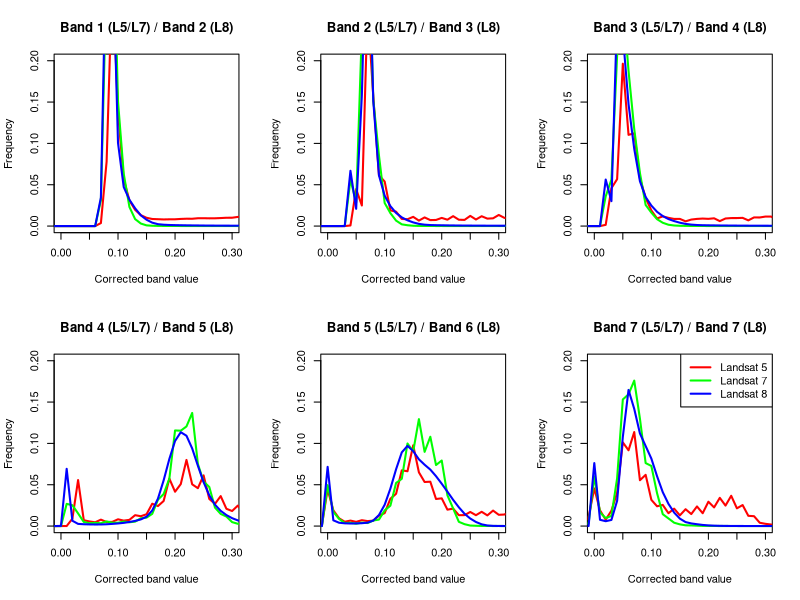

This figure's R source:

x = (0:99)/100 - 0.1


L5 = data.frame(
    band1=c(0,0,0,0,0,0,0,0,0,0,0,0,0,0,0,0,0,58031,1244027,4822087,2207530,907531,496040,314053,211062,160551,137006,132668,128279,130696,131343,138103,142270,141468,151324,151970,149766,150639,155053,160922,161467,176877,182713,186612,197549,195539,191242,174855,165608,150176,139389,136051,133076,131753,129779,127660,123272,116254,115974,114099,527636,0,0,0,0,0,0,0,0,0,0,0,0,0,0,0,0,0,0,0,0,0,0,0,0,0,0,0,0,0,0,0,0,0,0,0,0,0,0,0),
    band2=c(0,0,0,0,0,0,0,0,0,0,0,0,0,0,11761,715261,398373,4244827,2507940,981293,861767,303574,278099,137466,132081,178308,105661,167210,115602,118247,157966,123376,191961,122619,119500,197119,127152,190414,144189,150158,215040,158111,161524,237730,132118,213204,136779,123093,169953,113245,157903,93079,103067,159384,97487,144960,97388,97231,122681,86054,125050,68969,56299,71629,32955,26940,8990,4120,2217,563,274,32,7,0,0,0,0,0,0,0,0,0,0,0,0,0,0,0,0,0,0,0,0,0,0,0,0,0,0,0),
    band3=c(0,0,0,0,0,0,0,0,0,1,0,1,23733,732966,908242,3142537,1765778,1795014,924244,544149,302538,147026,187801,159076,138015,138678,91742,125798,138775,145014,139697,150206,96009,146687,154631,155002,158886,110639,167324,166253,183848,183706,121811,189432,175640,161698,161460,145335,93618,138064,127804,119812,128287,82649,117832,122486,115696,112782,76795,107294,105204,97620,77688,69946,37993,40389,25676,13467,5519,1890,1347,536,176,34,3,1,0,0,0,0,0,0,0,0,0,0,0,0,0,0,0,0,0,0,0,0,0,0,0,0),
    band4=c(0,0,0,0,0,0,0,0,0,0,2,680,141823,890295,113078,89035,73390,124404,78375,81421,130991,105432,120453,210936,190480,228798,432805,386995,485629,917868,664737,812484,1279783,808342,733041,981617,524956,430007,580021,334536,291280,395837,245498,220238,271848,179247,167559,225602,137550,140852,189871,112264,116931,118749,169032,107351,112887,160209,93426,90352,140122,82524,67454,89611,43852,31613,26790,9066,4636,3418,1038,560,260,47,10,2,0,0,0,0,0,0,0,0,0,0,0,0,0,0,0,0,0,0,0,0,0,0,0,0),
    band5=c(0,0,0,0,0,0,0,0,0,22378,711099,304685,150772,83658,105827,81436,113507,95970,105651,201386,250967,528840,625451,1078202,1061168,1562790,1039611,853010,858596,524071,536674,317607,337772,210787,211940,273055,210390,276353,206804,299554,217999,223583,286085,201447,276124,190868,262990,193561,180769,221422,139983,153140,77596,70357,29189,16221,10773,3696,2423,889,527,177,115,30,13,9,3,0,0,0,0,0,0,0,0,0,0,0,0,0,0,0,0,0,0,0,0,0,0,0,0,0,0,0,0,0,0,0,0,0),
    band7=c(0,0,0,0,0,0,0,0,0,177996,728611,303866,124592,298133,643081,1619449,1466848,1819450,887181,991546,507900,382889,409395,249293,336951,207167,325995,232568,379703,248423,471075,361166,546273,396409,586085,343328,406573,198312,191201,64205,43324,29979,8950,6598,2427,1765,465,420,155,132,59,43,13,5,1,0,0,0,0,0,0,0,0,0,0,0,0,0,0,0,0,0,0,0,0,0,0,0,0,0,0,0,0,0,0,0,0,0,0,0,0,0,0,0,0,0,0,0,0,0))

L7 = data.frame(
    band1=c(0,0,0,0,0,0,0,0,0,0,0,0,0,0,0,0,111,500139,4891468,6589083,2410427,1013411,369792,134556,49029,13573,6298,3459,2518,2407,1999,1394,1197,1237,825,785,619,564,603,417,387,382,330,340,275,232,206,220,226,187,158,125,152,109,91,92,94,483,0,0,0,0,0,0,0,0,0,0,0,0,0,0,0,0,0,0,0,0,0,0,0,0,0,0,0,0,0,0,0,0,0,0,0,0,0,0,0,0,0,0),
    band2=c(0,0,0,0,0,0,0,0,0,0,0,0,0,2245,898902,459872,3784996,6168286,2443299,1363432,446619,250229,105318,33361,16047,6345,2786,2671,2096,1373,1500,1050,1118,920,781,1003,601,442,508,337,450,374,260,306,263,176,231,231,137,174,139,138,127,89,98,88,69,81,53,59,45,30,42,203,0,0,0,0,0,0,0,0,0,0,0,0,0,0,0,0,0,0,0,0,0,0,0,0,0,0,0,0,0,0,0,0,0,0,0,0),
    band3=c(0,0,0,0,0,0,0,0,0,0,0,312,576313,899562,3298452,4387738,3003503,1877718,1026196,408414,260448,133460,64032,25601,11080,5595,3489,2440,1531,1600,1368,1182,1036,840,741,692,589,438,460,482,695,402,307,310,284,302,164,192,208,199,159,147,137,135,125,69,91,87,90,83,502,0,0,0,0,0,0,0,0,0,0,0,0,0,0,0,0,0,0,0,0,0,0,0,0,0,0,0,0,0,0,0,0,0,0,0,0,0,0,0),
    band4=c(0,0,0,0,0,0,0,0,0,0,73,429680,403777,244986,79207,54920,62797,55022,89229,64981,64254,87778,73769,85980,151064,163231,236345,510447,619902,918177,1850488,1845951,1928065,2189042,1202728,861068,756624,356629,235383,184191,76484,44381,30854,12069,7220,5943,3043,2326,2311,1429,1221,1394,782,716,705,407,345,376,236,206,221,181,149,206,147,131,122,94,70,66,52,50,53,29,28,27,17,22,20,15,17,19,4,24,0,0,0,0,0,0,0,0,0,0,0,0,0,0,0,0),
    band5=c(0,0,0,0,0,0,0,0,1,2272,791482,274675,138793,59118,63524,45644,66514,58478,107382,125719,303859,394783,834762,914609,1598351,1444896,2069644,1436459,1728621,1181261,1268554,595226,341302,82230,36518,10146,5735,2294,2104,1293,1538,1011,1221,790,959,663,836,580,676,475,547,404,446,305,398,248,336,223,225,146,219,122,153,130,154,91,111,84,79,50,73,46,66,40,48,34,48,27,31,21,97,0,0,0,0,0,0,0,0,0,0,0,0,0,0,0,0,0,0,0),
    band7=c(0,0,0,0,0,0,0,0,17,56610,961808,263680,154466,195775,924435,2450494,2549617,2815333,2077988,1219241,1163632,637529,230045,147307,64667,33018,14640,12364,7790,3383,2874,2021,1127,1244,1068,850,622,687,615,442,492,438,341,394,360,223,288,230,214,152,179,190,100,130,114,93,94,84,56,63,73,48,36,40,35,20,34,23,7,16,8,12,5,5,5,5,4,0,0,0,0,0,0,0,0,0,0,0,0,0,0,0,0,0,0,0,0,0,0,0))

L8 = data.frame(
    band1=c(0,0,0,0,0,0,0,0,0,0,0,0,0,0,0,0,13,551898,5876003,5608168,1608589,755782,509619,343213,207516,122830,65780,36685,25997,20868,17895,15913,13939,12541,11618,10263,9388,8805,8190,7632,7479,6897,6568,6066,5852,5462,5321,5152,4700,4513,4385,4191,4038,3828,3553,3427,3369,3256,3001,2934,2922,2674,2633,2560,2517,2305,2250,2263,2090,2148,2035,2066,1947,1861,1802,1725,1626,1596,1686,1676,1658,1639,1495,1311,1007,903,903,820,674,627,579,514,474,389,299,237,221,181,171,109),
    band2=c(0,0,0,0,0,0,0,0,0,0,1,0,0,134,1069753,334011,2533473,6733196,2423912,980162,587476,385748,253757,168206,111394,70907,42130,26818,19665,16747,14909,12986,11795,10618,9685,9113,8315,7867,7432,6997,6566,6356,5966,5525,5264,5104,4848,4635,4341,4300,4029,3948,3606,3475,3460,3325,3059,2894,2902,2806,2716,2611,2468,2493,2295,2300,2173,2053,2068,2069,2015,2024,1843,1787,1740,1668,1643,1565,1590,1634,1529,1556,1504,1396,1088,933,834,732,788,677,592,582,509,463,458,386,292,234,214,215),
    band3=c(0,0,0,0,0,0,0,0,0,0,1,9,900198,482482,4108898,3708688,2361352,1494601,866848,561601,396632,275614,193063,135591,96318,64898,42023,27999,20266,16265,14284,12874,11498,10505,9546,8886,8083,7592,7329,6843,6458,6094,5800,5655,5410,5161,4842,4587,4320,4271,4030,3857,3767,3501,3433,3302,3160,3166,3027,2816,2680,2608,2556,2387,2439,2267,2241,2195,2039,2069,2007,1971,1860,1972,1899,1780,1745,1587,1579,1519,1516,1599,1504,1537,1501,1457,1251,1157,961,839,810,712,700,647,562,573,505,519,426,387),
    band4=c(0,0,0,0,0,0,0,0,4,121,3466,1107962,102975,42157,35354,32369,30872,31462,35139,42288,50815,62103,79223,99801,128901,181133,301544,530121,885183,1298821,1647017,1816438,1748313,1502936,1168370,850061,594654,413725,294100,212539,153051,110239,77665,55709,40047,29750,23548,18975,16525,14294,12547,10868,9438,8101,6931,6018,5443,4918,4511,4034,3915,3592,3306,3200,2999,2872,2726,2583,2311,2290,2156,2258,2059,2050,2025,1817,1611,1426,1384,1168,1082,918,835,833,767,731,666,565,535,378,368,335,298,295,207,166,163,136,123,85),
    band5=c(0,0,0,0,0,0,0,0,6,821,1145919,111429,64495,53454,49769,51627,55508,66097,106478,213820,412538,724910,1099891,1426596,1551840,1450436,1291415,1187088,1092976,965497,819148,665711,507875,363689,237529,145971,79107,33896,11456,3696,1694,1087,814,642,573,440,369,350,310,248,236,236,210,161,149,165,152,123,109,109,97,76,73,78,58,62,57,59,41,49,38,40,41,34,21,33,27,27,15,22,27,24,12,19,12,14,8,7,9,15,4,9,4,11,4,5,2,1,0,0),
    band7=c(0,0,0,0,0,0,0,0,0,277,1218850,121596,94101,118867,488649,1726119,2634655,2268297,1792069,1548733,1306560,965138,656392,429653,260618,143984,77183,50992,35594,21749,12683,7611,4633,2789,1892,1508,1147,919,864,766,774,625,586,483,417,326,224,157,136,121,110,84,86,80,73,69,68,62,52,55,44,38,37,44,42,29,36,25,20,23,22,18,16,22,23,15,12,8,6,11,6,9,10,4,2,1,0,1,0,0,0,0,0,0,0,0,0,0,0,0))

pdf("band-hists.pdf", width=7.2, height=5.6)

par(mfrow=c(2,3))

plot(c(0,0.5), c(0,0.3), xlim=c(0,0.3), ylim=c(0,0.2), type="n",
    main="Band 1 (L5/L7) / Band 2 (L8)", xlab="Corrected band value", ylab = "Frequency") # ylim=c(1e-5,1e-1), log='y')
lines(x, L5$band1/sum(L5$band1), col="red", lwd=2)
lines(x, L7$band1/sum(L7$band1), col="green", lwd=2)
lines(x, L8$band1/sum(L8$band1), col="blue", lwd=2)

plot(c(0,0.5), c(0,0.3), xlim=c(0,0.3), ylim=c(0,0.2), type="n",
    main="Band 2 (L5/L7) / Band 3 (L8)", xlab="Corrected band value", ylab = "Frequency") # ylim=c(1e-5,1e-1), log='y')
lines(x, L5$band2/sum(L5$band2), col="red", lwd=2)
lines(x, L7$band2/sum(L7$band2), col="green", lwd=2)
lines(x, L8$band2/sum(L8$band2), col="blue", lwd=2)

plot(c(0,0.5), c(0,0.3), xlim=c(0,0.3), ylim=c(0,0.2), type="n",
    main="Band 3 (L5/L7) / Band 4 (L8)", xlab="Corrected band value", ylab = "Frequency") # ylim=c(1e-5,1e-1), log='y')
lines(x, L5$band3/sum(L5$band3), col="red", lwd=2)
lines(x, L7$band3/sum(L7$band3), col="green", lwd=2)
lines(x, L8$band3/sum(L8$band3), col="blue", lwd=2)

plot(c(0,0.5), c(0,0.3), xlim=c(0,0.3), ylim=c(0,0.2), type="n",
    main="Band 4 (L5/L7) / Band 5 (L8)", xlab="Corrected band value", ylab = "Frequency") # ylim=c(1e-5,1e-1), log='y')
lines(x, L5$band4/sum(L5$band4), col="red", lwd=2)
lines(x, L7$band4/sum(L7$band4), col="green", lwd=2)
lines(x, L8$band4/sum(L8$band4), col="blue", lwd=2)

plot(c(0,0.5), c(0,0.3), xlim=c(0,0.3), ylim=c(0,0.2), type="n",
    main="Band 5 (L5/L7) / Band 6 (L8)", xlab="Corrected band value", ylab = "Frequency") # ylim=c(1e-5,1e-1), log='y')
lines(x, L5$band5/sum(L5$band5), col="red", lwd=2)
lines(x, L7$band5/sum(L7$band5), col="green", lwd=2)
lines(x, L8$band5/sum(L8$band5), col="blue", lwd=2)

plot(c(0,0.5), c(0,0.3), xlim=c(0,0.3), ylim=c(0,0.2), type="n",
    main="Band 7 (L5/L7) / Band 7 (L8)", xlab="Corrected band value", ylab = "Frequency") # ylim=c(1e-5,1e-1), log='y')
lines(x, L5$band7/sum(L5$band7), col="red", lwd=2)
lines(x, L7$band7/sum(L7$band7), col="green", lwd=2)
lines(x, L8$band7/sum(L8$band7), col="blue", lwd=2)
legend("topright", legend=c("Landsat 5", "Landsat 7", "Landsat 8"), col=c("red", "green", "blue"), lwd=2)

dev.off()
